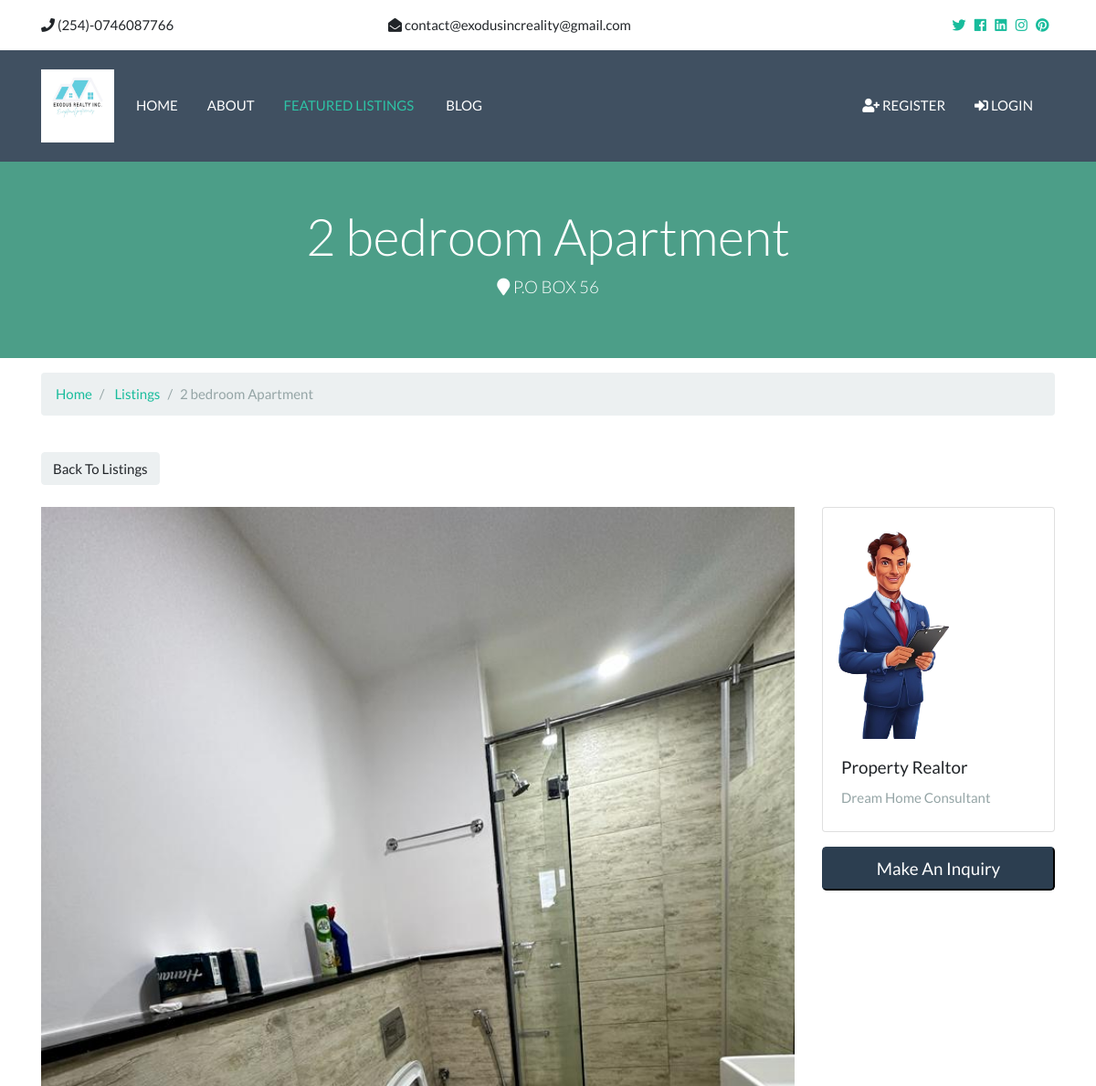
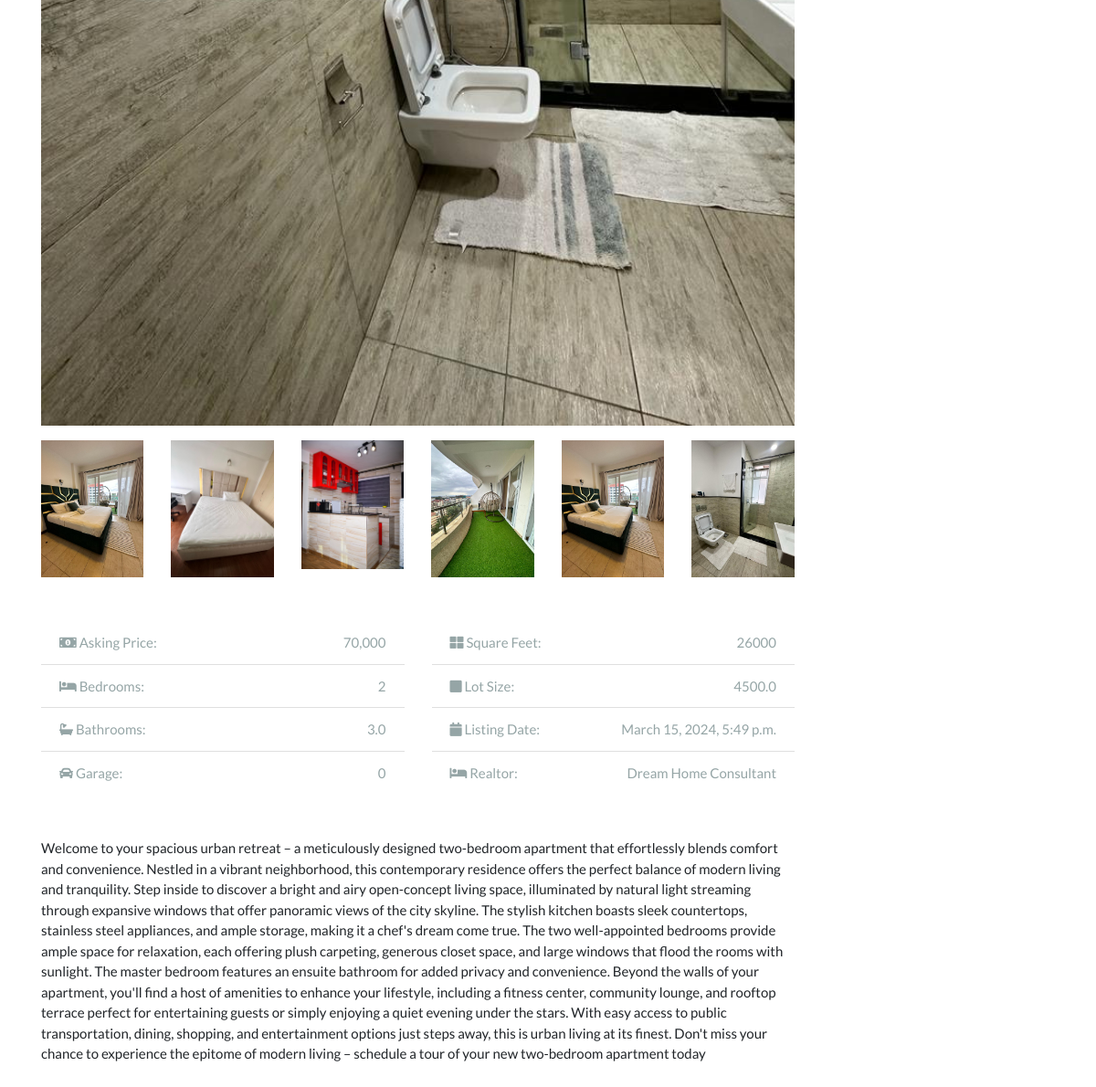
The app's page /listings/2 with its own data (2 pictures, top to bottom).
### listings/models.py (models this page shows)
class Listing(models.Model):
    realtor = models.ForeignKey(Realtor, on_delete=models.DO_NOTHING)
    title = models.CharField(max_length=255)
    address = models.CharField(max_length=255)
    city = models.CharField(max_length=255)
    zipcode = models.CharField(max_length=255)
    description = RichTextUploadingField(blank=True)  # Use RichTextUploadingField
    price = models.IntegerField()
    bedrooms = models.IntegerField()
    bathrooms = models.DecimalField(max_digits=2, decimal_places=1)
    garage = models.IntegerField(default=0)
    list_date = models.DateTimeField(auto_now_add=True)
    sqft = models.IntegerField()
    lot_size = models.DecimalField(max_digits=5, decimal_places=1)
    is_published = models.BooleanField(default=True)
    photo_main = models.ImageField(upload_to="photos/%Y%m/%d/")
    photo1 = models.ImageField(upload_to="photos/%Y%m/%d/", blank=True)
    photo2 = models.ImageField(upload_to="photos/%Y%m/%d/", blank=True)
    photo3 = models.ImageField(upload_to="photos/%Y%m/%d/", blank=True)
    photo4 = models.ImageField(upload_to="photos/%Y%m/%d/", blank=True)
    photo5 = models.ImageField(upload_to="photos/%Y%m/%d/", blank=True)
    photo6 = models.ImageField(upload_to="photos/%Y%m/%d/", blank=True)
    def __str__(self):
        return self.title

### realtors/models.py (models this page shows)
class Realtor(models.Model):
    name = models.CharField(max_length=255)
    photo = models.ImageField(upload_to="photos/%Y%m/%d/", blank=True)
    description = models.TextField()
    email = models.EmailField()
    phone = models.CharField(max_length=255)
    is_mvp = models.BooleanField(default=False)
    hire_date = models.DateTimeField(auto_now_add=True)
    def __str__(self):
        return self.name

### listings/views.py (the view)
# urls.py: path("<int:listing_id>", views.listing, name="listing"),
def listing(request, listing_id):
    listing = get_object_or_404(Listing, pk=listing_id)
    context = {
        "listing": listing
    }
    return render(request, "listings/listing.html", context)

### templates/listings/listing.html (shortened to what this page needs)
{%extends 'base.html'%} {%load static%} {%load humanize%}  {%block content%}
<section id="showcase-inner" class="py-5 text-white">
  <div class="container">
    <div class="row text-center">
      <div class="col-md-12">
        <h1 class="display-4">{{ listing.title }}</h1>
        <p class="lead">
          <i class="fas fa-map-marker"></i> {{ listing.address }}
        </p>
      </div>
    </div>
  </div>
</section>
<section id="bc" class="mt-3">
  <div class="container">
    <nav>
      <ol class="breadcrumb">
        <li class="breadcrumb-item">
          <a href="{% url 'index' %}">Home</a>
        </li>
        <li class="breadcrumb-item">
          <a href="{% url 'listings' %}">Listings</a>
        </li>
        <li class="breadcrumb-item active">{{ listing.title }}</li>
      </ol>
    </nav>
  </div>
</section>
<section id="listing" class="py-4">
  <div class="container">
    <a href="{%url 'listings' %}" class="btn btn-light mb-4"
      >Back To Listings</a
    >
    <div class="row">
      <div class="col-md-9">
        <img
          src="{{ listing.photo_main.url }}"
          alt=""
          class="img-main img-fluid mb-3"
        />
        <div class="row mb-5 thumbs">
          <div class="col-md-2">
            {% if listing.photo1%}
            <a href="{{ listing.photo1.url }}" data-lightbox="home-images">
              <img src="{{ listing.photo1.url }}" alt="" class="img-fluid" />
            </a>
            {%endif%}
          </div>
          <div class="col-md-2">
            {% if listing.photo2%}
            <a href="{{ listing.photo2.url }}" data-lightbox="home-images">
              <img src="{{ listing.photo2.url }}" alt="" class="img-fluid" />
            </a>
            {%endif%}
          </div>
          <div class="col-md-2">
            {% if listing.photo3 %}
            <a href="{{ listing.photo3.url }}" data-lightbox="home-images">
              <img src="{{ listing.photo3.url }}" alt="" class="img-fluid" />
            </a>
            {%endif%}
          </div>
          <div class="col-md-2">
            {% if listing.photo4%}
            <a href="{{ listing.photo4.url }}" data-lightbox="home-images">
              <img src="{{ listing.photo4.url }}" alt="" class="img-fluid" />
            </a>
            {%endif%}
          </div>
          <div class="col-md-2">
            {%if listing.photo5%}
            <a href="{{ listing.photo5.url }}" data-lightbox="home-images">
              <img src="{{ listing.photo5.url }}" alt="" class="img-fluid" />
            </a>
            {%endif%}
          </div>
          <div class="col-md-2">
            {%if listing.photo6%}
            <a href="{{ listing.photo6.url }}" data-lightbox="home-images">
              <img src="{{ listing.photo6.url }}" alt="" class="img-fluid" />
            </a>
            {%endif%}
          </div>
        </div>
        <div class="row mb-5 fields">
          <div class="col-md-6">
            <ul class="list-group list-group-flush">
              <li class="list-group-item text-secondary">
                <i class="fas fa-money-bill-alt"></i> Asking Price:
                <span class="float-right">{{ listing.price | intcomma }}</span>
              </li>
              <li class="list-group-item text-secondary">
                <i class="fas fa-bed"></i> Bedrooms:
                <span class="float-right">{{ listing.bedrooms }}</span>
              </li>
              <li class="list-group-item text-secondary">
                <i class="fas fa-bath"></i> Bathrooms:
                <span class="float-right">{{ listing.bathrooms }}</span>
              </li>
              <li class="list-group-item text-secondary">
                <i class="fas fa-car"></i> Garage:
                <span class="float-right">{{ listing.garage }} </span>
              </li>
            </ul>
          </div>
          <div class="col-md-6">
            <ul class="list-group list-group-flush">
              <li class="list-group-item text-secondary">
                <i class="fas fa-th-large"></i> Square Feet:
                <span class="float-right">{{ listing.sqft }}</span>
              </li>
              <li class="list-group-item text-secondary">
                <i class="fas fa-square"></i> Lot Size:
                <span class="float-right">{{ listing.lot_size }}</span>
              </li>
              <li class="list-group-item text-secondary">
                <i class="fas fa-calendar"></i> Listing Date:
                <span class="float-right">{{ listing.list_date }}</span>
              </li>
              <li class="list-group-item text-secondary">
                <i class="fas fa-bed"></i> Realtor:
                <span class="float-right">{{ listing.realtor }} </span>
              </li>
            </ul>
          </div>
        </div>
        <div class="row mb-5">
          <div class="col-md-12">{{ listing.description }}</div>
        </div>
      </div>
      <div class="col-md-3">
        <div class="card mb-3">
          <img
            class="card-img-top"
            src="{{ listing.realtor.photo.url }}"
            alt="Seller of the month"
          />
          <div class="card-body">
            <h5 class="card-title">Property Realtor</h5>
            <h6 class="text-secondary">{{ listing.realtor }}</h6>
          </div>
        </div>
        <button
          class="btn-primary btn-block btn-lg"
          data-toggle="modal"
          data-target="#inquiryModal"
        >
          Make An Inquiry
        </button>
      </div>
    </div>
  </div>
</section>
{%endblock%}

### Property_Finder/static/css/all.css (style rules this page uses)
.fa, .fas, .far, .fal, .fab { -moz-osx-font-smoothing: grayscale; -webkit-font-smoothing: antialiased; display: inline-block; font-style: normal; font-variant: normal; text-rendering: auto; line-height: 1; }
.fa-bath:before { content: "\f2cd"; }
.fa-bed:before { content: "\f236"; }
.fa-calendar:before { content: "\f133"; }
.fa-car:before { content: "\f1b9"; }
.fa-map-marker:before { content: "\f041"; }
.fa-money-bill-alt:before { content: "\f3d1"; }
.fa-square:before { content: "\f0c8"; }
.fa-th-large:before { content: "\f009"; }
.fa, .fas { font-family: 'Font Awesome 5 Free'; font-weight: 900; }

### Property_Finder/static/css/style.css (style rules this page uses)
img { width: 100%; }
#showcase-inner { background: url(../img/building.jpg) no-repeat top center fixed/cover; position: relative; overflow: hidden; min-height: 200px; }
#showcase-inner::before { content: ''; position: absolute; top: 0; left: 0; min-height: 100%; width: 100%; background: rgba(32, 134, 107, 0.8); }

### records on screen
Listing: title "2 bedroom Apartment", address "P.O BOX 56", photo_main (picture), photo1 (picture), photo2 (picture), photo3 (picture), photo4 (picture), photo5 (picture), photo6 (picture), price "70,000", bedrooms "2", bathrooms "3.0", garage "0", sqft "26000", lot_size "4500.0", list_date "March 15, 2024, 5:49 p.m.", realtor "Dream Home Consultant", description "Welcome to your spacious urban retreat – a meticulously designed two-bedroom apartment that effortlessly blends comfort and convenience. Nestled in a vibrant neighborhood, this contemporary residence offers the perfect balance of modern living and tranquility. Step inside to discover a bright and airy open-concept living space, illuminated by natural light streaming through expansive windows that offer panoramic views of the city skyline. The stylish kitchen boasts sleek countertops, stainless steel appliances, and ample storage, making it a chef's dream come true. The two well-appointed bedrooms provide ample space for relaxation, each offering plush carpeting, generous closet space, and…", realtor.photo (picture)
